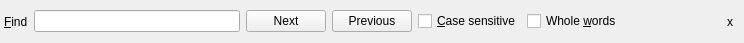
<?xml version="1.0" encoding="UTF-8"?>
<ui version="4.0">
 <class>searchForm</class>
 <widget class="QWidget" name="searchForm">
  <property name="geometry">
   <rect>
    <x>0</x>
    <y>0</y>
    <width>744</width>
    <height>43</height>
   </rect>
  </property>
  <property name="autoFillBackground">
   <bool>true</bool>
  </property>
  <layout class="QHBoxLayout" name="horizontalLayout">
   <property name="margin">
    <number>4</number>
   </property>
   <item>
    <widget class="QLabel" name="label">
     <property name="text">
      <string>&amp;Find</string>
     </property>
     <property name="buddy">
      <cstring>searchText</cstring>
     </property>
    </widget>
   </item>
   <item>
    <widget class="QLineEdit" name="searchText">
     <property name="frame">
      <bool>true</bool>
     </property>
    </widget>
   </item>
   <item>
    <widget class="QPushButton" name="nextButton">
     <property name="cursor">
      <cursorShape>PointingHandCursor</cursorShape>
     </property>
     <property name="toolTip">
      <string>Search next apperence of the text, downwardss</string>
     </property>
     <property name="text">
      <string>Next</string>
     </property>
     <property name="autoRepeat">
      <bool>true</bool>
     </property>
    </widget>
   </item>
   <item>
    <widget class="QPushButton" name="previousButton">
     <property name="cursor">
      <cursorShape>PointingHandCursor</cursorShape>
     </property>
     <property name="toolTip">
      <string>Search next apperence of the text, downwards</string>
     </property>
     <property name="text">
      <string>Previous</string>
     </property>
     <property name="autoRepeat">
      <bool>true</bool>
     </property>
    </widget>
   </item>
   <item>
    <widget class="QCheckBox" name="caseSensitiveCheckBox">
     <property name="text">
      <string>&amp;Case sensitive</string>
     </property>
    </widget>
   </item>
   <item>
    <widget class="QCheckBox" name="wholeWorldsCheckbox">
     <property name="text">
      <string>Whole &amp;words</string>
     </property>
    </widget>
   </item>
   <item>
    <spacer name="horizontalSpacer">
     <property name="orientation">
      <enum>Qt::Horizontal</enum>
     </property>
     <property name="sizeType">
      <enum>QSizePolicy::Maximum</enum>
     </property>
     <property name="sizeHint" stdset="0">
      <size>
       <width>92</width>
       <height>20</height>
      </size>
     </property>
    </spacer>
   </item>
   <item>
    <widget class="QToolButton" name="closeButton">
     <property name="cursor">
      <cursorShape>PointingHandCursor</cursorShape>
     </property>
     <property name="toolTip">
      <string>Hide the search bar</string>
     </property>
     <property name="text">
      <string>x</string>
     </property>
     <property name="autoRaise">
      <bool>true</bool>
     </property>
     <property name="arrowType">
      <enum>Qt::NoArrow</enum>
     </property>
    </widget>
   </item>
  </layout>
 </widget>
 <tabstops>
  <tabstop>searchText</tabstop>
  <tabstop>nextButton</tabstop>
  <tabstop>previousButton</tabstop>
  <tabstop>caseSensitiveCheckBox</tabstop>
  <tabstop>wholeWorldsCheckbox</tabstop>
  <tabstop>closeButton</tabstop>
 </tabstops>
 <resources/>
 <connections/>
</ui>
